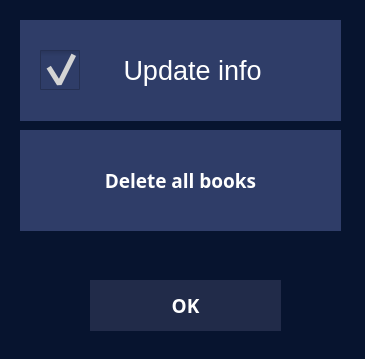
<?xml version="1.0" encoding="UTF-8"?>
<ui version="4.0">
 <class>PrefForm</class>
 <widget class="QWidget" name="PrefForm">
  <property name="geometry">
   <rect>
    <x>0</x>
    <y>0</y>
    <width>365</width>
    <height>359</height>
   </rect>
  </property>
  <property name="windowTitle">
   <string>Form</string>
  </property>
  <property name="styleSheet">
   <string notr="true">background-color: rgb(7, 20, 47);</string>
  </property>
  <widget class="QLabel" name="label">
   <property name="geometry">
    <rect>
     <x>20</x>
     <y>20</y>
     <width>321</width>
     <height>101</height>
    </rect>
   </property>
   <property name="styleSheet">
    <string notr="true">background-color: rgb(47, 61, 104);</string>
   </property>
   <property name="text">
    <string/>
   </property>
  </widget>
  <widget class="QCheckBox" name="checkBox">
   <property name="geometry">
    <rect>
     <x>40</x>
     <y>20</y>
     <width>301</width>
     <height>101</height>
    </rect>
   </property>
   <property name="font">
    <font>
     <pointsize>20</pointsize>
    </font>
   </property>
   <property name="styleSheet">
    <string notr="true">QCheckBox{
     background-color: rgb(47, 61, 104);
}
QCheckBox::indicator{
     width: 40px;
     height: 40px;
}
QCheckBox::indeterminate:hover{
	 color: white;
}
QCheckBox{
     background-color: rgb(47, 61, 104);
     width: 40px;
     height: 40px;
	 color: white;
}
QCheckBox::indicator:unchecked:pressed{
     background-color: rgb(67, 81, 124);
	 width: 40px;
     height: 40px;
	 color: white;
}
QCheckBox::indicator:checked:pressed{
     background-color: rgb(67, 81, 124);
	 width: 40px;
     height: 40px;
	 color: white;
}
QCheckBox::indicator:unchecked{
	 width: 40px;
     height: 40px;
	 color: white;
}
QCheckBox::indicator:checked:{
	 width: 40px;
     height: 40px;
	 color: white;
}
</string>
   </property>
   <property name="text">
    <string>     Update info</string>
   </property>
   <property name="checked">
    <bool>true</bool>
   </property>
  </widget>
  <widget class="QPushButton" name="pushButton">
   <property name="geometry">
    <rect>
     <x>20</x>
     <y>130</y>
     <width>321</width>
     <height>101</height>
    </rect>
   </property>
   <property name="font">
    <font>
     <family>Roboto Mono</family>
     <pointsize>14</pointsize>
     <weight>75</weight>
     <bold>true</bold>
    </font>
   </property>
   <property name="styleSheet">
    <string notr="true">QPushButton
{
	background-color: rgb(47, 61, 104);
	border: 0px solid;
	color: white;
}
QPushButton:hover
{
	background-color: rgb(67, 81, 124);
	border: 0px solid;
	color: white;
}
QPushButton:pressed
{
	background-color: rgb(57, 71, 114);
	border: 0px solid;
	color: white;
}</string>
   </property>
   <property name="text">
    <string>Delete all books</string>
   </property>
  </widget>
  <widget class="QPushButton" name="OkButton">
   <property name="geometry">
    <rect>
     <x>90</x>
     <y>280</y>
     <width>191</width>
     <height>51</height>
    </rect>
   </property>
   <property name="font">
    <font>
     <family>Roboto Mono</family>
     <pointsize>14</pointsize>
     <weight>75</weight>
     <bold>true</bold>
    </font>
   </property>
   <property name="styleSheet">
    <string notr="true">QPushButton
{
	border: 0px solid;
	color: white;
	background-color: rgb(33, 43, 73);
}

QPushButton:hover
{
	border: 0px solid;
	color: white;
	background-color: rgb(42, 55, 94);
}

QPushButton:pressed
{
	border: 0px solid;
	color: white;
	background-color: rgb(38, 50, 89);
}</string>
   </property>
   <property name="text">
    <string>OK</string>
   </property>
  </widget>
 </widget>
 <resources/>
 <connections/>
</ui>
